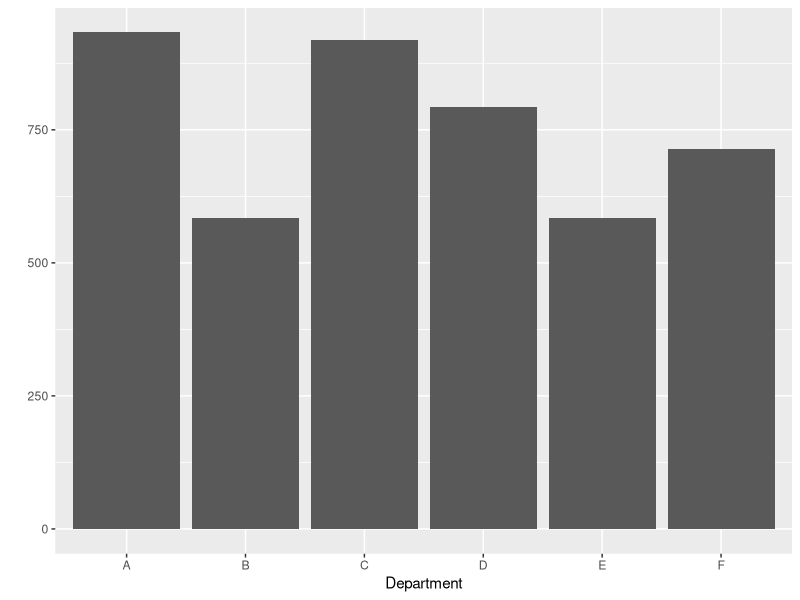
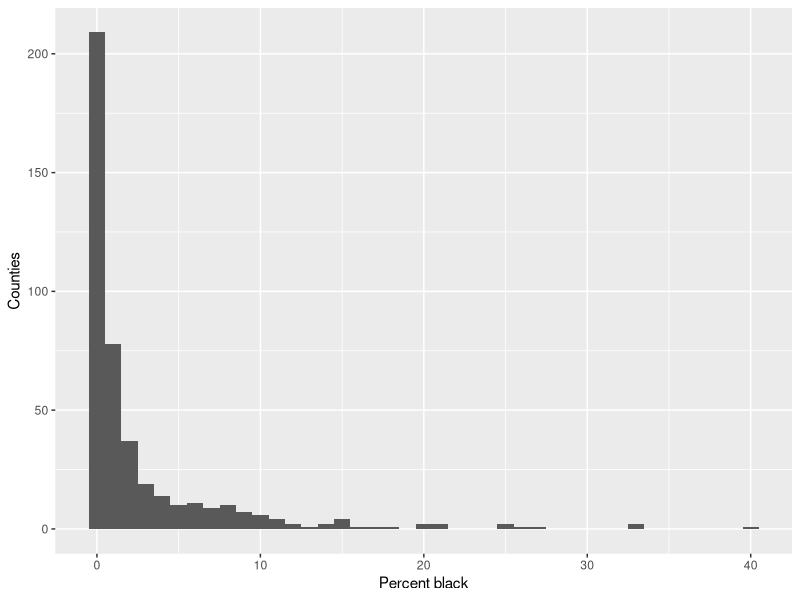
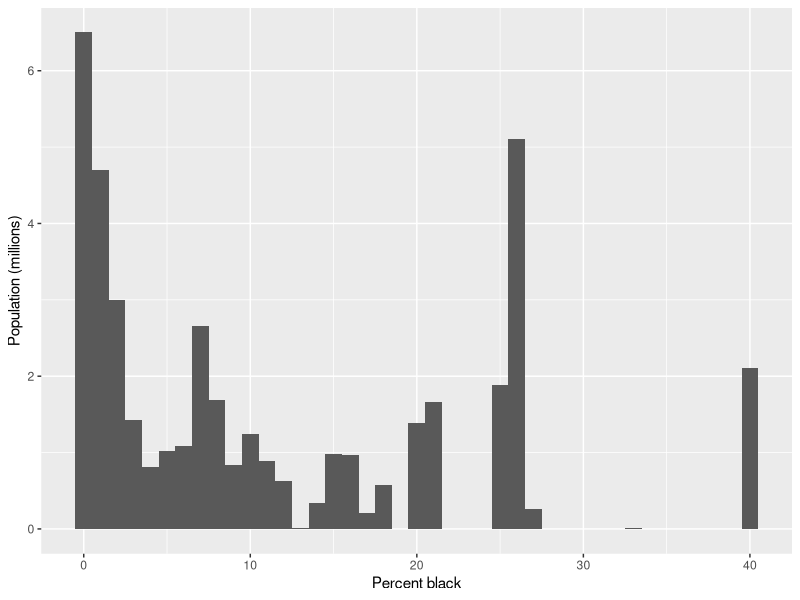
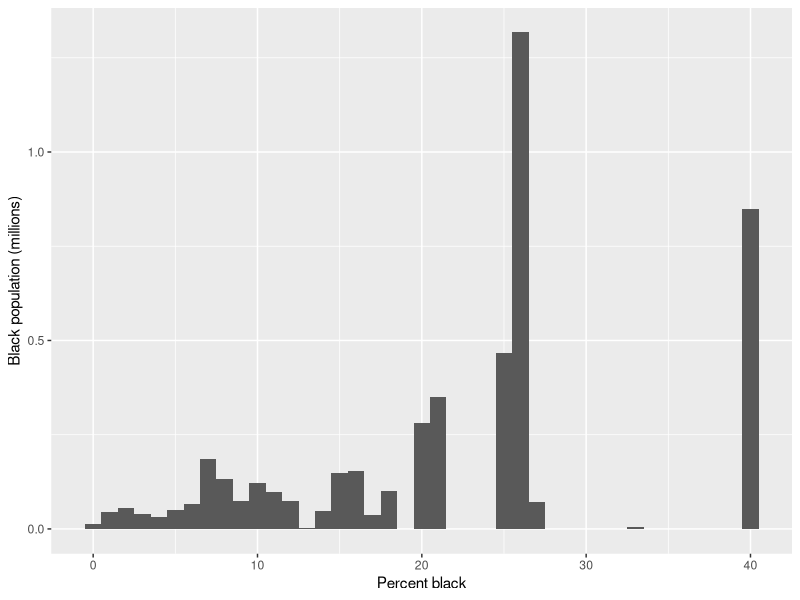
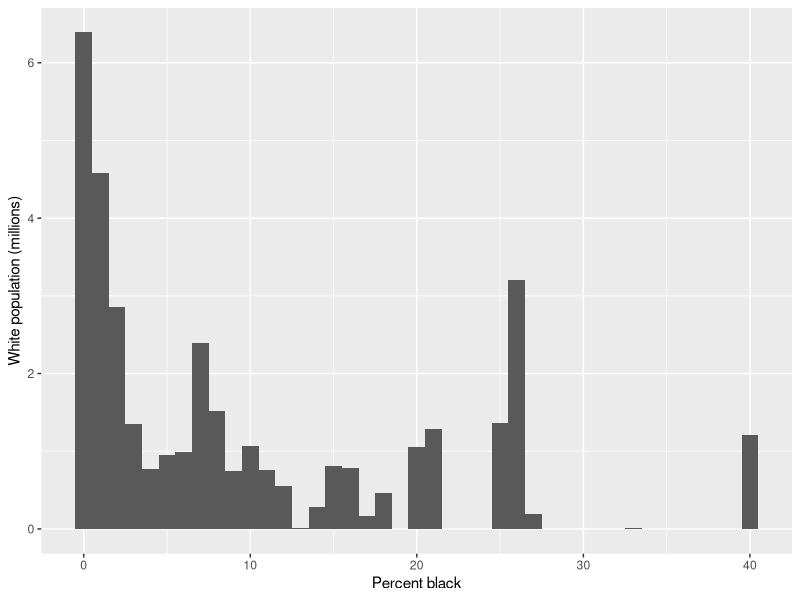
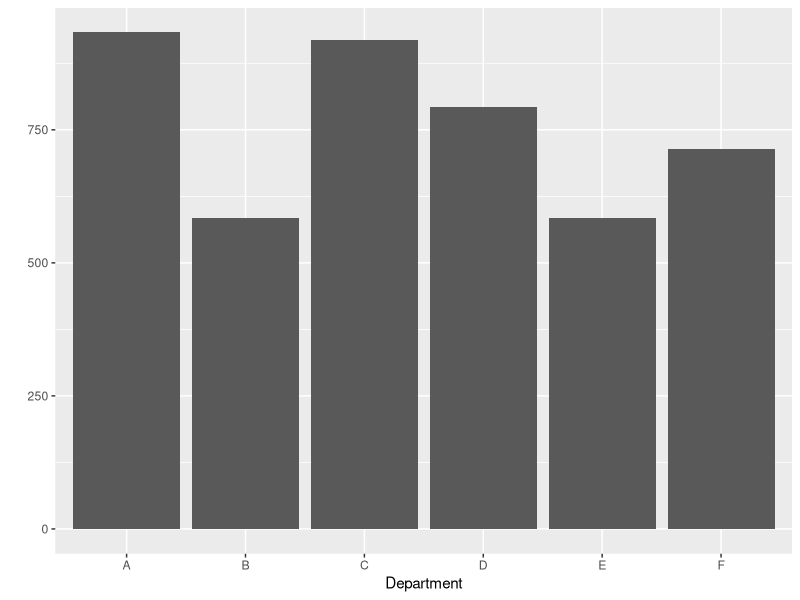
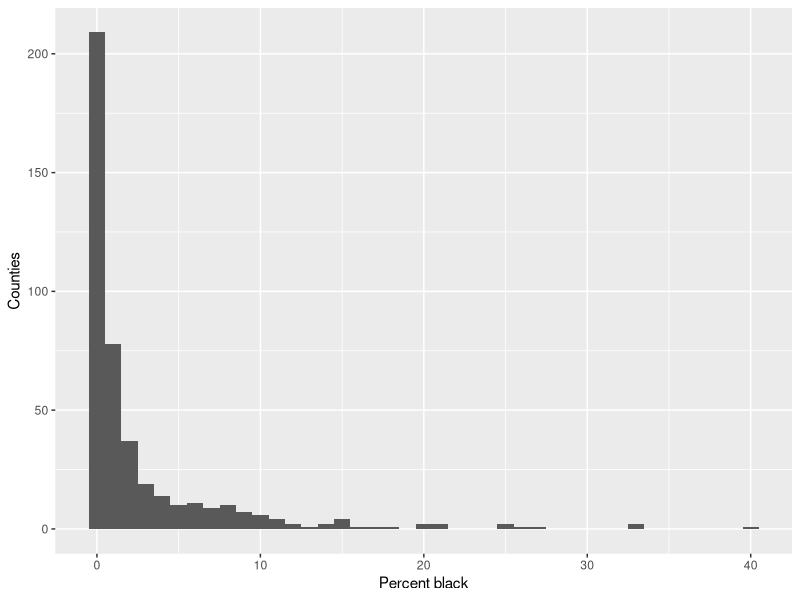
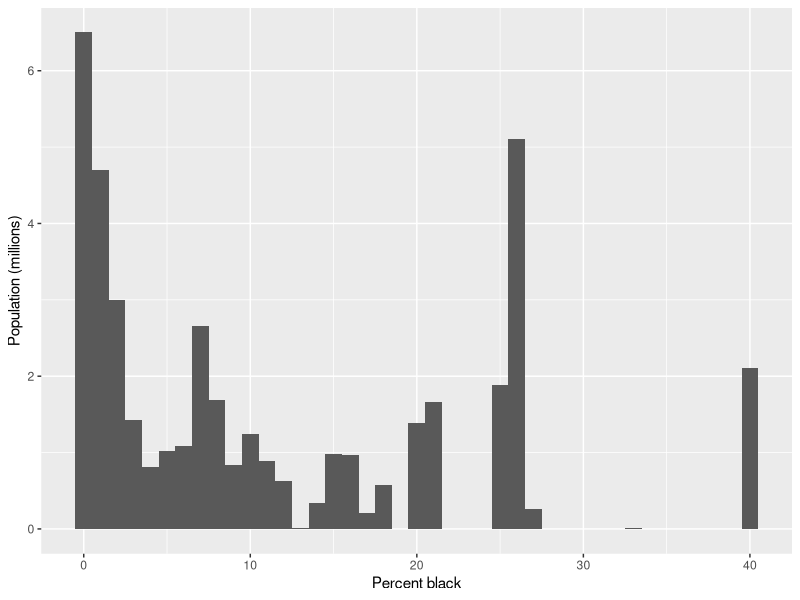

The R source for these figures, in order: (Note: this script raises an error after producing the figures.)
library(ggplot2)

# Figure 1 -----------------------
# UCB berkeley admissions

berkeley <- as.data.frame(UCBAdmissions)
qplot(Dept, data = berkeley, xlab = "Department", weight = Freq)
ggsave("berkeley.pdf", width = 6, height = 4)


# Figure 2 -----------------------
# histograms of % black, weighted by nothing, county population, black population, and white population

midwest <- read.csv("midwest.csv")
base <- ggplot(midwest, aes(percblack)) + scale_x_continuous("Percent black")

base + geom_histogram(binwidth = 1) +
  scale_y_continuous("Counties")
ggsave("perc-black-count.pdf", width = 6, height = 4)
base + geom_histogram(aes(weight = poptotal / 1e6), binwidth = 1) + 
  scale_y_continuous("Population (millions)")
ggsave("perc-black-pop.pdf", width = 6, height = 4)
base + geom_histogram(aes(weight = popblack / 1e6), binwidth = 1) + 
  scale_y_continuous("Black population (millions)")
ggsave("perc-black-pop-black.pdf", width = 6, height = 4)
base + geom_histogram(aes(weight = popwhite / 1e6), binwidth = 1) + 
  scale_y_continuous("White population (millions)")
ggsave("perc-black-pop-white.pdf", width = 6, height = 4)


qplot(percblack, data=midwest, geom="histogram", binwidth=1, weight=white.population / 1e6) + ylab("White population (millions)") + xlab

# Figure 3 -------------------------
# scatterplot of % change vs % share, + size proportional to population

florida <- read.table("florida-election.txt", header=T)
base <- ggplot(florida, aes(b00pc, b_change)) + 
  xlab("Percent of vote (2000)") + 
  ylab("Change in percent of vote")
base + geom_point()  
ggsave("florida.pdf", width = 4, height = 4)

base + geom_point(aes(size = population / 1e6)) +    
  scale_area("Population\n(millions)", 
    to = c(0.5,10), breaks = c(0.5, 1, 1.5, 2))
ggsave("florida-weighted.pdf", width = 5, height = 4)

# Figure 4 & 5 -------------------------
# histogram of weeks + brushed

keywords <- read.table("keywords-day.txt", header=TRUE, sep="\t")
keywords$day <- as.Date(strptime(keywords$day, "%Y-%m-%d"))
keywords$colour <- factor(ifelse(keywords$keyword == "AnzeigenKeyword9", "red", "grey60"), levels=c("red", "grey60"))
keywords$company <- factor(ifelse(keywords$keyword == "bigX", "red", "grey60"), levels=c("red", "grey60"))


keyplot <- ggplot(keywords, aes(day)) + xlab(NULL) + 
  geom_histogram(binwidth = 7)

keyplot + aes(weight = pis / 1e3) + 
  scale_y_continuous("Page impressions (thousands)")
ggsave("web-words.pdf", width = 6, height = 4)

last_plot() + aes(fill = colour) + scale_fill_identity()
ggsave("web-words-brushed.pdf", width = 6, height = 4)

keyplot + aes(weight = clicks, fill = company) + 
  scale_y_continuous("Clicks") + 
  scale_fill_identity()
ggsave("web-clicks.pdf", width = 6, height = 4)

stackplot <- plot_clone(last_plot())
stackplot$layers[[1]]$position <- position_fill()
stackplot + scale_y_continuous("Proportion of clicks")
ggsave("web-clicks-stacked.pdf", width = 6, height = 4)

# Figure 6 -------------------------
# fluctuation diagram, + weighted by total assets


# Figure 7 -------------------------
# self-weighted histogram

models <- read.table("liver-models.txt", header=T)
qplot(Posteriors, data=models, geom="histogram", binwidth=0.01, weight=Posteriors, xlab="Posterior probability", xlim=c(0, 0.2)) + scale_y_continuous("Posterior probability")
ggsave("post-prob.pdf", width = 8, height = 3)

# Figure 8 -------------------------
# fluctuation diagram + histogram of bin sizes

# Figure 9 -------------------------
# self-weighted histogram for meta-analysis

meta <- read.table("meta-analysis.txt", header=TRUE)
qplot(w, data=meta, geom="histogram", binwidth=0.1) + xlab("Weight") + 
  scale_y_continuous("Count")
ggsave("meta.pdf", width = 6, height = 4)
last_plot() + aes(weight = w) + 
    scale_y_continuous("Weight")
ggsave("meta-weighted.pdf", width = 6, height = 4)


# Figure 9 -------------------------
# traffic flows



